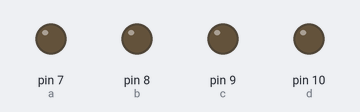
Simulated run of this sketch. Board: Arduino Uno, built with avr-gcc and run on an emulated ATmega328P. Shown: output pins drawn as LEDs (lit = HIGH).

Above: at 0.2 s.
At 1.2 s:
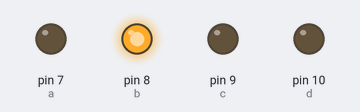
At 2.2 s:
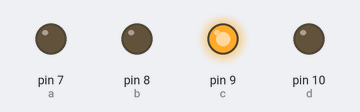
At 4.7 s:
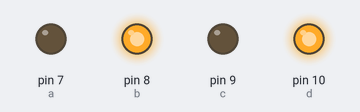
At 6.7 s:
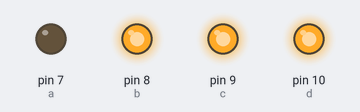
At 9.2 s:
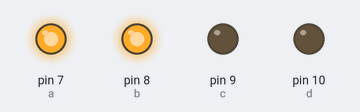
Timing chart, 0 to 9.8 s (numbered marks = the images above):
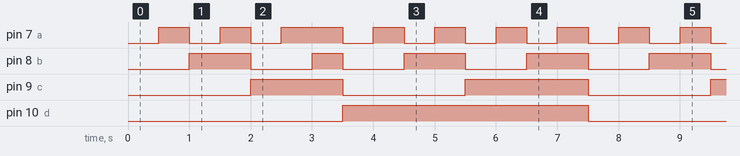

The sketch:

1310_3-7.ino
```cpp
#define a 7
#define b 8
#define c 9
#define d 10
void setup() {
  for(int i=7;i<=10;i++){
    pinMode(i,OUTPUT);
    }

}

void loop() {
  digitalWrite(a,LOW);
  digitalWrite(b,LOW);
  digitalWrite(c,LOW);
  digitalWrite(d,LOW);
  delay(500);
  digitalWrite(a,HIGH);
  digitalWrite(b,LOW);
  digitalWrite(c,LOW);
  digitalWrite(d,LOW);
  delay(500);
  digitalWrite(a,LOW);
  digitalWrite(b,HIGH);
  digitalWrite(c,LOW);
  digitalWrite(d,LOW);
  delay(500);
  digitalWrite(a,HIGH);
  digitalWrite(b,HIGH);
  digitalWrite(c,LOW);
  digitalWrite(d,LOW);
  delay(500);
  digitalWrite(a,LOW);
  digitalWrite(b,LOW);
  digitalWrite(c,HIGH);
  digitalWrite(d,LOW);
  delay(500);
  digitalWrite(a,HIGH);
  digitalWrite(b,LOW);
  digitalWrite(c,HIGH);
  digitalWrite(d,LOW);
  delay(500);
  digitalWrite(a,HIGH);
  digitalWrite(b,HIGH);
  digitalWrite(c,HIGH);
  digitalWrite(d,LOW);
  delay(500);
  digitalWrite(a,LOW);
  digitalWrite(b,LOW);
  digitalWrite(c,LOW);
  digitalWrite(d,HIGH);
  delay(500);
  digitalWrite(a,HIGH);
  digitalWrite(b,LOW);
  digitalWrite(c,LOW);
  digitalWrite(d,HIGH);
  delay(500);
  digitalWrite(a,LOW);
  digitalWrite(b,HIGH);
  digitalWrite(c,LOW);
  digitalWrite(d,HIGH);
  delay(500);
  digitalWrite(a,HIGH);
  digitalWrite(b,HIGH);
  digitalWrite(c,LOW);
  digitalWrite(d,HIGH);
  delay(500);
  digitalWrite(a,LOW);
  digitalWrite(b,LOW);
  digitalWrite(c,HIGH);
  digitalWrite(d,HIGH);
  delay(500);
  digitalWrite(a,HIGH);
  digitalWrite(b,LOW);
  digitalWrite(c,HIGH);
  digitalWrite(d,HIGH);
  delay(500);
  digitalWrite(a,LOW);
  digitalWrite(b,HIGH);
  digitalWrite(c,HIGH);
  digitalWrite(d,HIGH);
  delay(500);
  digitalWrite(a,HIGH);
  digitalWrite(b,HIGH);
  digitalWrite(c,HIGH);
  digitalWrite(d,HIGH);
  delay(500);

}
```

Measured:
- by itself, pin 7 (a): repeats every 7.5 s: LOW 0.50 s, HIGH 0.50 s, LOW 0.50 s, HIGH 1.0 s, 5 × (LOW 0.50 s, HIGH 0.50 s)
- by itself, pin 8 (b): repeats every 7.5 s: LOW 1.0 s, HIGH 0.50 s, 3 × (LOW 1.0 s, HIGH 1.0 s)
- by itself, pin 9 (c): repeats every 7.5 s: LOW 2.0 s, HIGH 2.0 s, LOW 2.0 s, HIGH 1.5 s
- by itself, pin 10 (d): alternates HIGH for 4.0 s and LOW for 3.5 s
